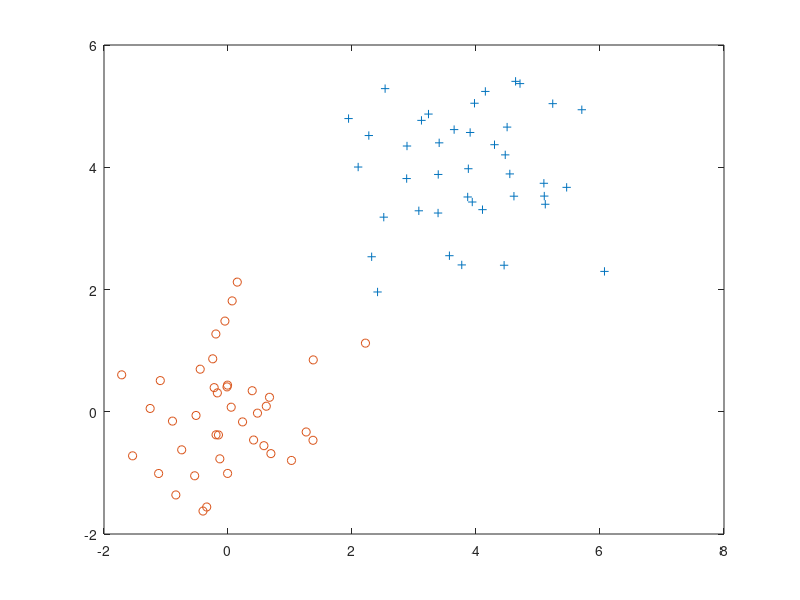

This chart was generated by the following MATLAB code: (Note: this script raises an error after producing the figure.)
y = [-ones(40,1); ones(40,1)];
x = [randn(40, 1), randn(40, 1); 4 + randn(40, 1) , 4 + randn(40, 1)];

x = [ones(80, 1) x];
% find returns the indices of the
% rows meeting the specified condition
pos = find(y == 1); neg = find(y == -1);

plot(x(pos, 2), x(pos,3), '+'); hold on
plot(x(neg, 2), x(neg, 3), 'o')

alpha = randn(80, 1);
J = mean(max( (1 - (K'*alpha).*y), 0 )) 
stepSize = 0.001;

K = x*x';

% % Gradient Descend
% for iter = 1:1000
%     alpha = alpha + stepSize*mean( (ones(80, 1)*y') .* K .* (ones(80, 1)*((K'*alpha).*y <= 1)'), 2 );
%     J = mean(max( (1 - (K'*alpha).*y), 0 )) 
% end
    
%Stochastic Gradient Descend
for iter = 1:3000
    i =  randi([1 80],1);
    % stepSize = 1/sqrt(iter); % variance reduction
    alpha = alpha + stepSize * y(i) * K(: , i) * (y(i) * K(: , i)' * alpha <= 1);
    J = mean(max( (1 - (K'*alpha).*y), 0 )) 
end


theta = x'*alpha;    

empirical_error = sum( (2*((x*theta) > 0) - 1) ~= y )

plot(x(pos, 2), x(pos,3), '+'); hold on
plot(x(neg, 2), x(neg, 3), 'o')
x1 = -3:0.1:10;
plot(x1, (-theta(1) - theta(2)*x1)/theta(3), 'k-')